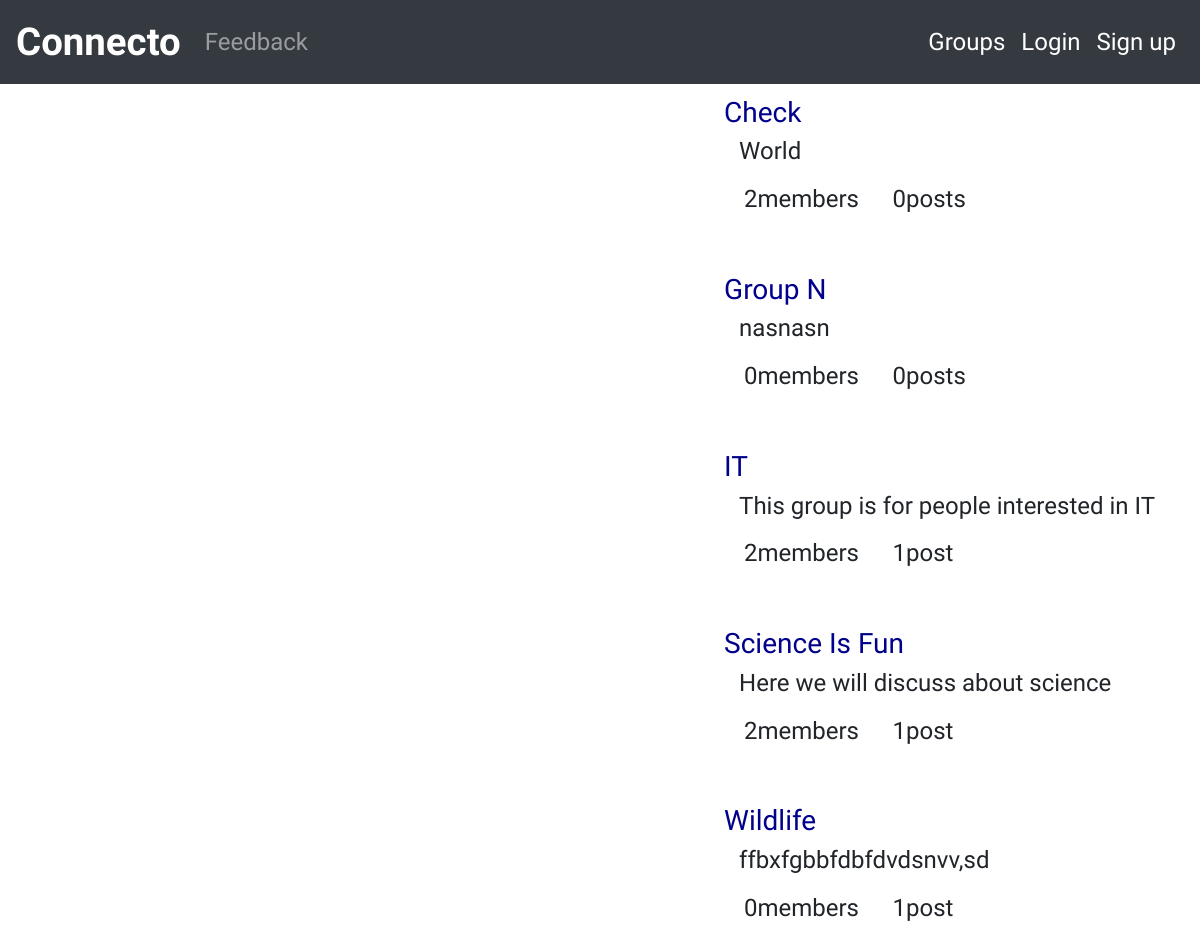
Page /group/ on the committed database.
### groups/models.py (models this page shows, shortened)
class Group(models.Model):
    name=models.CharField(max_length=250,unique=True)
    slug=models.SlugField(allow_unicode=True,unique=True)
    description=models.TextField(blank=True,default='')
    description_html=models.TextField(editable=False,default='',blank=True)
    members=models.ManyToManyField(User,through="Groupmember")
    class Meta:
        ordering =['name']

### groups/views.py (the view)
# urls.py: path('',Listgroup.as_view(),name="all"),
class Listgroup(ListView):
    model=Group

### groups/templates/groups/group_list.html (shortened to what this page needs)
{% extends "groups/group_base.html"%}
{% block group_content %}
        <div class="list-group flex-container">
            {% for group in object_list %}
                <a href="{% url "groups:single" slug=group.slug%}">
                    <h3> {{group.name}}</h3>
                </a>
            <div class="container-fluid"><h4>
            {{group.description_html|safe}}</h4>
            <div class="row">
                <div class="col-md-4">
                    <span class="badge"><h4> {{group.members.count}}</span>member{{group.members.count|pluralize}}</h4>
                </div>
                <div class="col-md-4">
                    <span class="badge"><h4> {{group.posts.count}}</span>post{{group.posts.count|pluralize}}</h4>
                </div>
            </div>
            <br>
            <br>
        </div>
        {% endfor %}
        <br>
    </div>
{% endblock %}

### static/css/base.css (style rules this page uses)
body { font-family: 'Source Sans Pro', sans-serif; }
a { color:darkblue; }
.flex-container { display: flex; flex-wrap: wrap; }

### rows in the picture
Group: name "Check", description_html "World", members.count "2", posts.count "0"
Group: name "Group N", description_html "nasnasn", members.count "0", posts.count "0"
Group: name "IT", description_html "This group is for people interested in IT", members.count "2", posts.count "1"
Group: name "Science Is Fun", description_html "Here we will discuss about science", members.count "2", posts.count "1"
Group: name "Wildlife", description_html "ffbxfgbbfdbfdvdsnvv,sd", members.count "0", posts.count "1"
